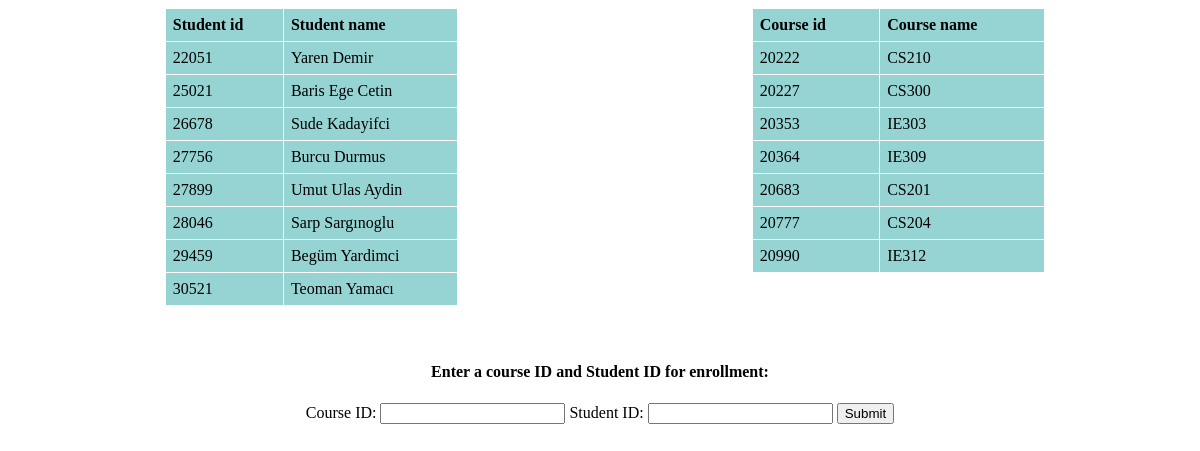
The page /cs306.02/enrollment/enrollment_insertion.php on the database its author committed.
### tables this page shows
CREATE TABLE `Student` (
  `stu_id` int(11) NOT NULL,
  `stu_name` char(50) DEFAULT NULL,
  `stu_gen` char(1) DEFAULT NULL,
  `stu_ent_year` int(11) DEFAULT NULL
);

CREATE TABLE `Courses` (
  `course_id` char(20) NOT NULL,
  `course_name` char(50) DEFAULT NULL
);

### cs306.02/enrollment/enrollment_insertion.php (the view, shortened to what this page needs)
<div align="center">
<?php
include "../config.php";
$sql_statement = "SELECT * FROM Student";
$sql_statement2 = "SELECT * FROM Courses";
$result = mysqli_query($db, $sql_statement);
echo "<div class=\"row\">";
echo "<div class=\"column\">";
echo "<table>";
echo "<tr>";
echo "<th>Student id</td>";
echo "<th>Student name</td>";
echo "</tr>";
while($row = mysqli_fetch_assoc($result)) {
    $stu_id = $row['stu_id'];
    $stu_name = $row['stu_name'];
    echo "<tr>";
    echo "<td>" .$stu_id;
    echo "<td>" .$stu_name;
    echo "</tr>";
}
$result = mysqli_query($db, $sql_statement2);
echo "</table>";
   echo "</div>";
   echo "<div class=\"column\">";
   echo "<table>";
   echo "<tr>";
   echo "<th>Course id</td>";
   echo "<th>Course name</td>";
   echo "</tr>";
while($row = mysqli_fetch_assoc($result)) {
    $course_id= $row['course_id'];
    $course_name= $row['course_name'];
        echo "<tr>";
        echo "<td>" .$course_id;
        echo "<td>" .$course_name;
        echo "</tr>";
}
echo "</table>";
echo "</div>";
echo "</div>";
?>
<br><br>
<h4>Enter a course ID and Student ID for enrollment:</h4>
<form action="insertion_enrollment.php" method="POST">
    Course ID:
    <input type="number" id="course_id" name="course_id">
    Student ID:
    <input type="number" id="stu_id" name = "stu_id">
    <input type="submit" value="Submit">
    </form>

### cs306.02/enrollment/enrollment_insertion.php (style rules this page uses)
table, th, td { border: 1px solid white; border-collapse: collapse; }
th, td { background-color: #96D4D4; }
th, td { padding: 2px; text-align: center; }
* { box-sizing: border-box; }
.row { display: flex; margin-left:10px; margin-right:0px; }
.column { flex: 2%; padding: 0px; }
table { border-collapse: collapse; border-spacing: 1; width: 50%; border: 1px solid #ddd; }
th, td { text-align: left; padding: 7px; }

### rows shown on the page
student: stu_id "22051", stu_name "Yaren Demir"
student: stu_id "25021", stu_name "Baris Ege Cetin"
student: stu_id "26678", stu_name "Sude Kadayifci"
student: stu_id "27756", stu_name "Burcu Durmus"
student: stu_id "27899", stu_name "Umut Ulas Aydin"
student: stu_id "28046", stu_name "Sarp Sargınoglu"
student: stu_id "29459", stu_name "Begüm Yardimci"
student: stu_id "30521", stu_name "Teoman Yamacı"
courses: course_id "20222", course_name "CS210"
courses: course_id "20227", course_name "CS300"
courses: course_id "20353", course_name "IE303"
courses: course_id "20364", course_name "IE309"
courses: course_id "20683", course_name "CS201"
courses: course_id "20777", course_name "CS204"
courses: course_id "20990", course_name "IE312"
